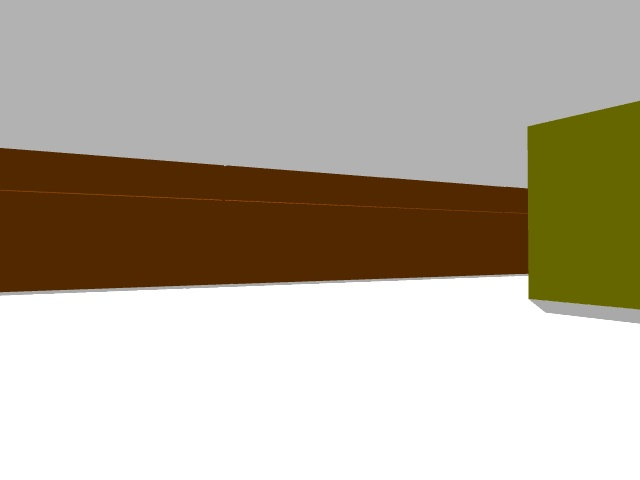
#> input picture lawn_explorer/photo0.jpg, 640 x 480 px
$ python -i colors.py   (imports and definitions only)   (older library calls are emulated)
#> lines starting #> are read from the running program, lines starting #| are printed output that depends on the picture; after the words box and inside, x2 and y2 are one past the last pixel; in counts of white or black regions, pixels touching at a corner belong together
import cv2
import numpy as np


def ColorDetector(image):

#> called with image = '../photo0.jpg'
    imageFrame = cv2.imread(image)
#> imageFrame is the input picture: shape (480, 640, 3); mean B, G, R 160.8, 175.8, 184

    hsvFrame = cv2.cvtColor(imageFrame, cv2.COLOR_BGR2HSV)
#> hsvFrame: shape (480, 640, 3); mean H, S, V 6.9, 67.7, 184.1

    # Set range for red color and
    # define mask
    red_lower = np.array([0, 250, 95], np.uint8)
    red_upper = np.array([10, 255, 110], np.uint8)
    red_mask = cv2.inRange(hsvFrame, red_lower, red_upper)
#> red_mask: shape (480, 640); every value is 0

    # Set range for green color and
    # define mask
    green_lower = np.array([50, 52, 72], np.uint8)
    green_upper = np.array([102, 255, 255], np.uint8)
    green_mask = cv2.inRange(hsvFrame, green_lower, green_upper)

    # Set range for blue color and
    # define mask
    blue_lower = np.array([94, 80, 2], np.uint8)
    blue_upper = np.array([120, 255, 255], np.uint8)
    blue_mask = cv2.inRange(hsvFrame, blue_lower, blue_upper)

    # Set range for yellow color and
    # define mask
    yellow_lower = np.array([25, 245, 100], np.uint8)
    yellow_upper = np.array([40, 255, 255], np.uint8)
    yellow_mask = cv2.inRange(hsvFrame, yellow_lower, yellow_upper)
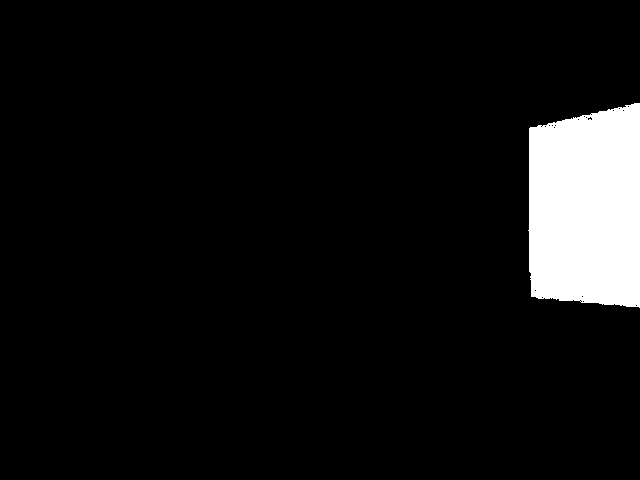
#> yellow_mask: shape (480, 640); 6.7% white; 1 white region, box (x1, y1, x2, y2) and area: (528, 103, 640, 308) 20690

    # Set range for black color and
    # define mask
    black_lower = np.array([0, 0, 0], np.uint8)
    black_upper = np.array([0, 0, 10], np.uint8)
    black_mask = cv2.inRange(hsvFrame, black_lower, black_upper)

    kernal = np.ones((5, 5), "uint8")

    # For red color
    red_mask = cv2.dilate(red_mask, kernal)
    res_red = cv2.bitwise_and(imageFrame, imageFrame,
                              mask = red_mask)
#> res_red: shape (480, 640, 3); every value is 0

    # For green color
    green_mask = cv2.dilate(green_mask, kernal)
    res_green = cv2.bitwise_and(imageFrame, imageFrame,
                                mask = green_mask)

    # For blue color
    blue_mask = cv2.dilate(blue_mask, kernal)
    res_blue = cv2.bitwise_and(imageFrame, imageFrame,
                               mask = blue_mask)

    # For yellow color
    yellow_mask = cv2.dilate(yellow_mask, kernal)
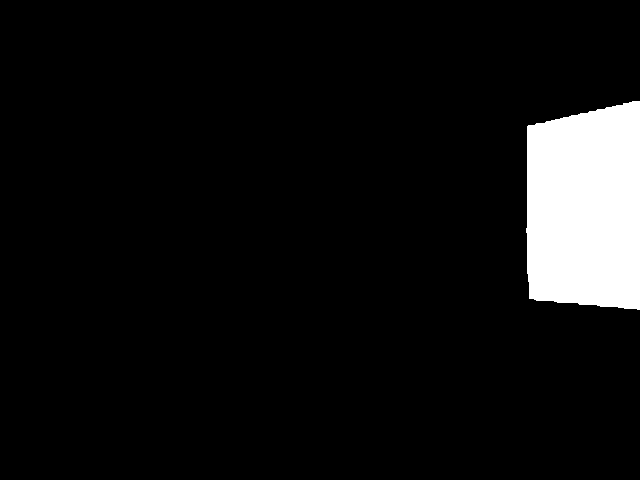
#> yellow_mask: shape (480, 640); 7% white; 1 white region
    res_yellow = cv2.bitwise_and(imageFrame, imageFrame,
                               mask = yellow_mask)
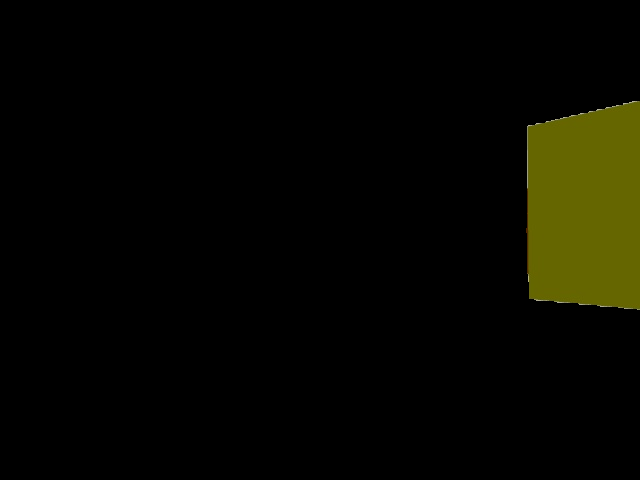
#> res_yellow: shape (480, 640, 3); mean B, G, R 0.1, 7.2, 7.1

    # For black color
    black_mask = cv2.dilate(black_mask, kernal)
    res_black = cv2.bitwise_and(imageFrame, imageFrame,
                               mask = black_mask)

    # Creating contour to track red color
    _, contours, hierarchy = cv2.findContours(red_mask,
                                           cv2.RETR_TREE,
                                           cv2.CHAIN_APPROX_SIMPLE)
#> contours = []
    # Create

    for pic, contour in enumerate(contours):
        area = cv2.contourArea(contour)
        if(area > 300):
            x, y, w, h = cv2.boundingRect(contour)
            imageFrame = cv2.rectangle(imageFrame, (x, y),
                                       (x + w, y + h),
                                       (0, 0, 255), 2)

            print("A bottle of our best wine for the red table!")
#> this loop made 0 passes

    # Creating contour to track green color
    _, contours, hierarchy = cv2.findContours(green_mask,
                                           cv2.RETR_TREE,
                                           cv2.CHAIN_APPROX_SIMPLE)

    for pic, contour in enumerate(contours):
        area = cv2.contourArea(contour)
        if(area > 300):
            x, y, w, h = cv2.boundingRect(contour)
            imageFrame = cv2.rectangle(imageFrame, (x, y),
                                       (x + w, y + h),
                                       (0, 255, 0), 2)

            print("Ceaser salad for the green table!")


    # Creating contour to track yellow color
    _, contours, hierarchy = cv2.findContours(yellow_mask,
                                           cv2.RETR_TREE,
                                           cv2.CHAIN_APPROX_SIMPLE)
#> contours = 1 contour; box (x1, y1, x2, y2) and area: (526, 101, 640, 310) 21302

    for pic, contour in enumerate(contours):
        area = cv2.contourArea(contour)
        if(area > 300):
            x, y, w, h = cv2.boundingRect(contour)
            imageFrame = cv2.rectangle(imageFrame, (x, y),
                                       (x + w, y + h),
                                       (0, 255, 0), 2)

            print("One lemonade for yellow table please!")
#> this loop made 1 pass
#> (pic, area, x, y, w, h) on pass 1: (0, 21302.5, 526, 101, 114, 209)
#| One lemonade for yellow table please!
#> pass 1, in ColorDetector, `imageFrame = cv2.rectangle(imageFrame, (x, y), (x + w, y + h), (0, 255..`:
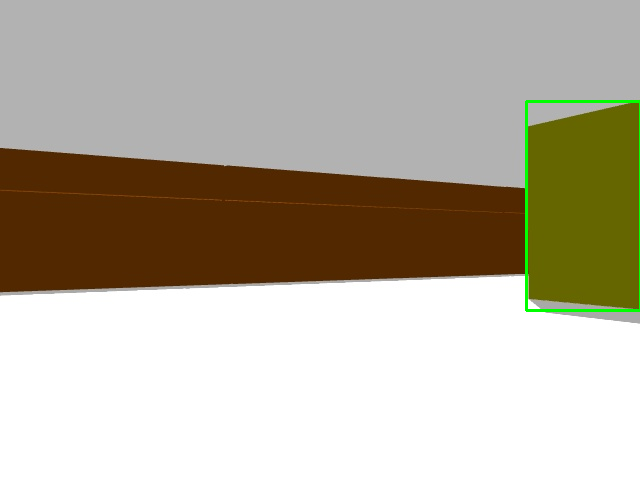
#> imageFrame: shape (480, 640, 3); 0.49% of pixels changed, all inside (x1, y1, x2, y2) = (525, 100, 640, 312)

    # Creating contour to track blue color
    _, contours, hierarchy = cv2.findContours(blue_mask,
                                           cv2.RETR_TREE,
                                           cv2.CHAIN_APPROX_SIMPLE)
#> contours = []
    for pic, contour in enumerate(contours):
        area = cv2.contourArea(contour)
        if(area > 300):
            x, y, w, h = cv2.boundingRect(contour)
            imageFrame = cv2.rectangle(imageFrame, (x, y),
                                       (x + w, y + h),
                                       (255, 0, 0), 2)
            print("Blue table needs energy drink!")

    # Creating contour to track black color
    _, contours, hierarchy = cv2.findContours(black_mask,
                                           cv2.RETR_TREE,
                                           cv2.CHAIN_APPROX_SIMPLE)
    for pic, contour in enumerate(contours):
        area = cv2.contourArea(contour)
        if(area > 300):
            x, y, w, h = cv2.boundingRect(contour)
            imageFrame = cv2.rectangle(imageFrame, (x, y),
                                       (x + w, y + h),
                                       (255, 0, 0), 2)
            print("Dark coffee goes to the black table!")


>>> result = ColorDetector('../photo0.jpg')

$ run again, on lawn_explorer/photo1.jpg
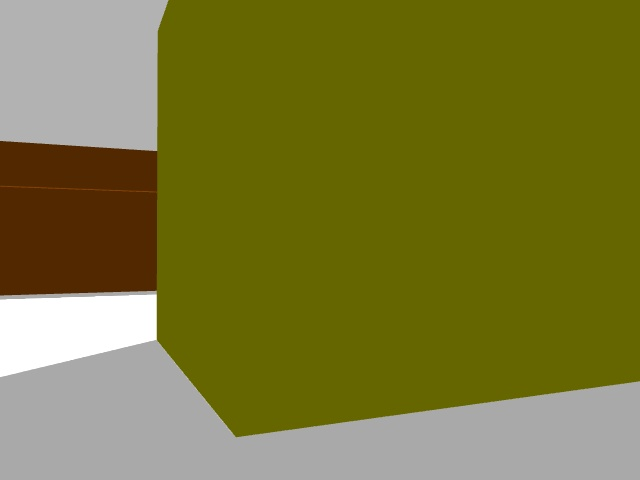
#> input picture lawn_explorer/photo1.jpg, 640 x 480 px
#> in ColorDetector, imageFrame is the input picture: shape (480, 640, 3); mean B, G, R 52, 120, 122.5
#> hsvFrame: shape (480, 640, 3); mean H, S, V 22.2, 181.6, 123.2
#> red_mask: shape (480, 640); every value is 0
#> in ColorDetector, `yellow_mask = cv2.inRange(hsvFrame, yellow_lower, yellow_upper)`:
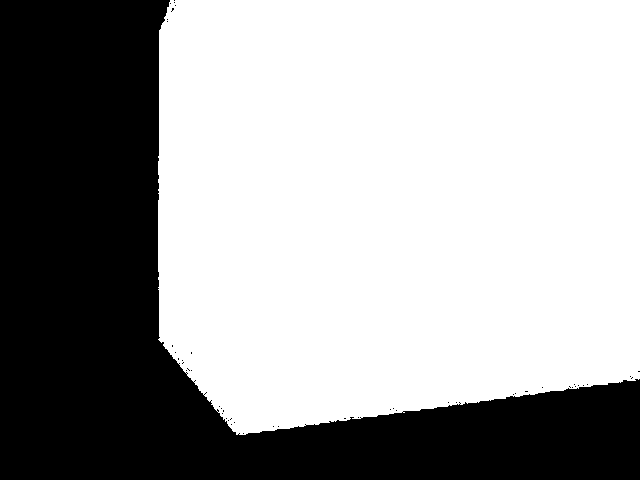
#> yellow_mask: shape (480, 640); 63.2% white; 50 black regions (49 under 20 px), largest, box (x1, y1, x2, y2) and area: (0, 0, 640, 480) 112879
#> res_red: shape (480, 640, 3); every value is 0
#> in ColorDetector, `_, contours, hierarchy = cv2.findContours(red_mask, cv2.RETR_TREE, cv2..`: contours = []
#> in ColorDetector, `_, contours, hierarchy = cv2.findContours(yellow_mask, cv2.RETR_TREE, ..`: contours = 1 contour; box (x1, y1, x2, y2) and area: (156, 0, 640, 437) 195532
#> the loop in ColorDetector, `for pic, contour in enumerate(contours):` made 1 pass
#> (pic, area, x, y, w, h) on pass 1: (0, 195532, 156, 0, 484, 437)
#> (printed output is left out)
#> pass 1, in ColorDetector, `imageFrame = cv2.rectangle(imageFrame, (x, y), (x + w, y + h), (0, 255..`:
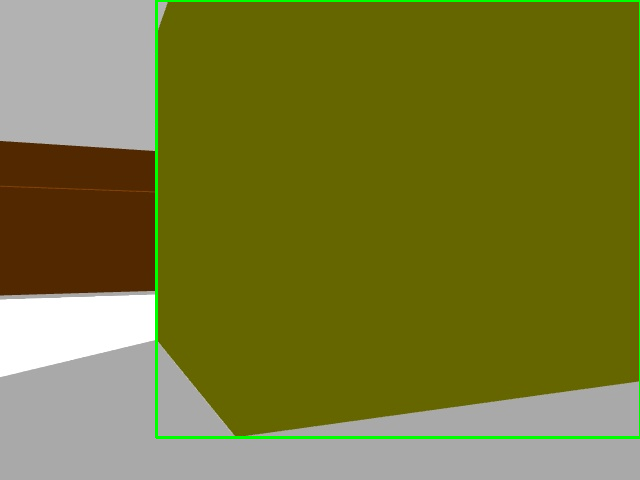
#> imageFrame: shape (480, 640, 3); 1.35% of pixels changed, all inside (x1, y1, x2, y2) = (155, 0, 640, 439)
#> in ColorDetector, `_, contours, hierarchy = cv2.findContours(blue_mask, cv2.RETR_TREE, cv..`: contours = []

$ run again, on lawn_explorer/photo2.jpg
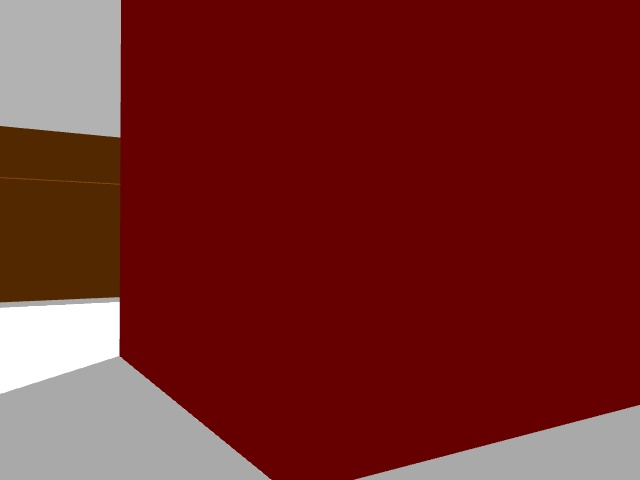
#> input picture lawn_explorer/photo2.jpg, 640 x 480 px
#> in ColorDetector, imageFrame is the input picture: shape (480, 640, 3); mean B, G, R 34.6, 37.2, 116.1
#> hsvFrame: shape (480, 640, 3); mean H, S, V 3.5, 207.1, 116.1
#> in ColorDetector, `red_mask = cv2.inRange(hsvFrame, red_lower, red_upper)`:
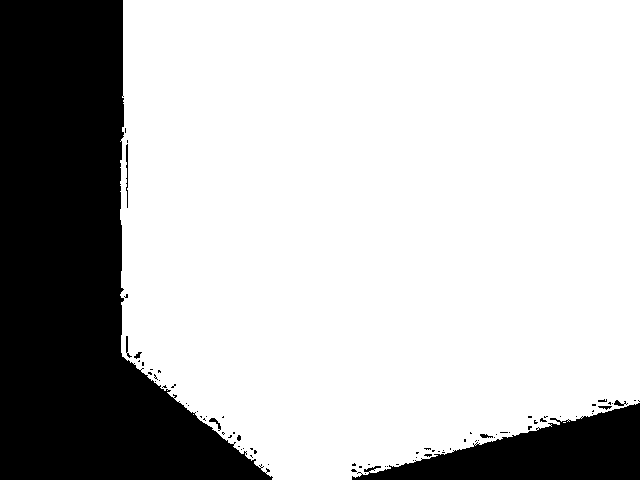
#> red_mask: shape (480, 640); 73.9% white; 81 black regions (72 under 20 px), largest, box (x1, y1, x2, y2) and area: (0, 0, 273, 480) 68139, (352, 403, 640, 480) 11479, (126, 144, 128, 208) 88
#> green_mask: shape (480, 640); every value is 0
#> res_green: shape (480, 640, 3); every value is 0
#> in ColorDetector, `_, contours, hierarchy = cv2.findContours(red_mask, cv2.RETR_TREE, cv2..`: contours = 1 contour; box (x1, y1, x2, y2) and area: (118, 0, 640, 480) 228970
#> the loop in ColorDetector, `for pic, contour in enumerate(contours):` made 1 pass
#> (pic, area, x, y, w, h) on pass 1: (0, 228969.5, 118, 0, 522, 480)
#> (printed output is left out)
#> pass 1, in ColorDetector, `imageFrame = cv2.rectangle(imageFrame, (x, y), (x + w, y + h), (0, 0, ..`:
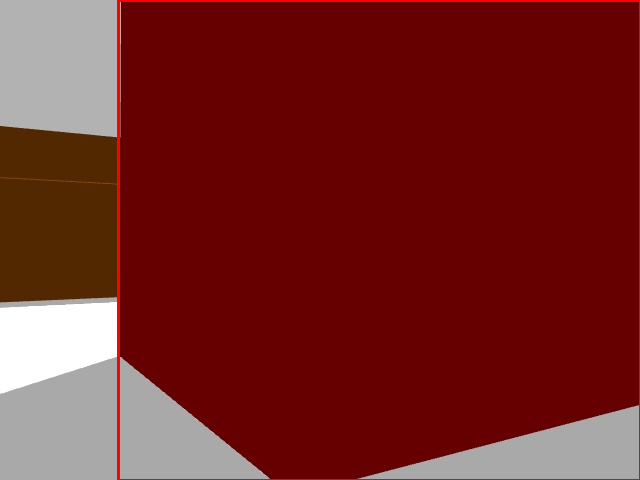
#> imageFrame: shape (480, 640, 3); 1.13% of pixels changed, all inside (x1, y1, x2, y2) = (117, 0, 640, 480)
#> in ColorDetector, `_, contours, hierarchy = cv2.findContours(green_mask, cv2.RETR_TREE, c..`: contours = []
